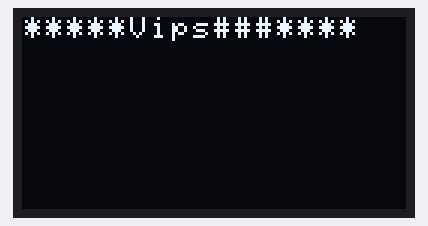
This sketch was run on a simulated Arduino Uno, built with avr-gcc and run on an emulated ATmega328P. On the bench: 128×64 one-colour display. Wiring (inferred from the names in the program): SSD1306 OLED at I2C address 0x3C.

Above: at 0.5 s.
At 3.5 s:
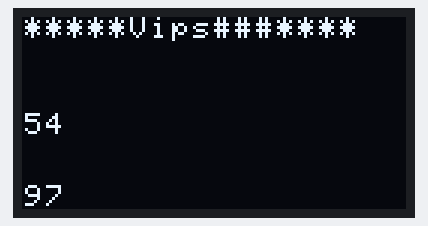

Measured:
- what the display in image 0 shows lasts 3.0 s, from 0.5 s to 3.5 s

The sketch:

oled_test.ino
```cpp
#include "SSD1306_minimal.h"
#include <avr/pgmspace.h>
SSD1306_Mini oled;


void setup(void)
{
  Serial.begin(9600);
  delay(300);
  Wire.begin();
  oled.init(0x3c);
  oled.clear();
  oled.cursorTo(0, 0);
  oled.printString("*****Vips###****");

  delay(3000);
}

void loop()
{
  oled.cursorTo(0, 4);
  oled.printString("54");

    oled.cursorTo(0, 7);
  oled.printString("97");
  delay(5000);
}
```
